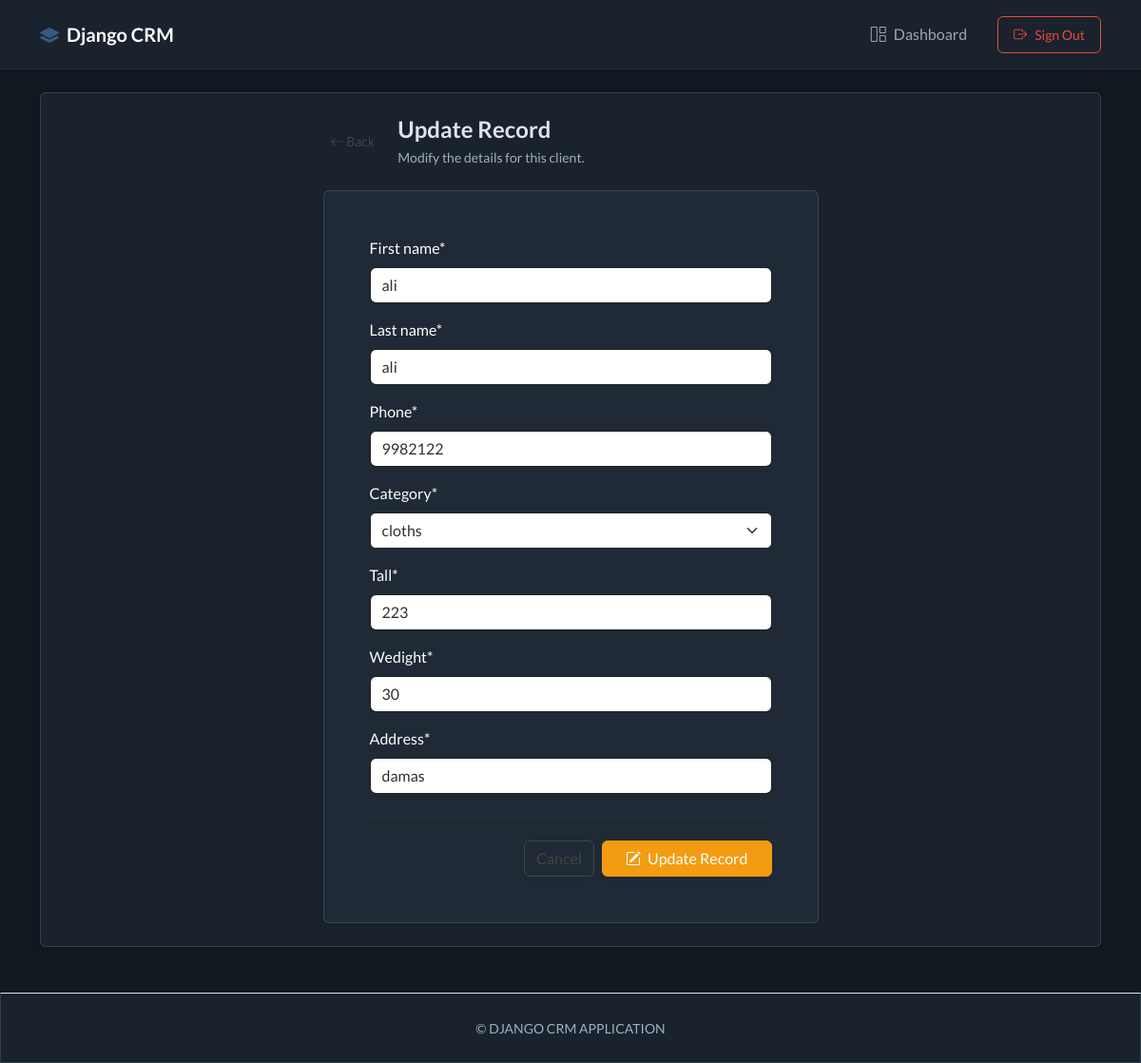
Page /update/10 (signed in) on the committed database.
### webapp/models.py (models this page shows, shortened)
class Record(models.Model):
    user = models.ForeignKey(User, on_delete=models.CASCADE, null=True, blank=True)
    first_name = models.CharField(max_length=250)
    last_name = models.CharField(max_length=250)
    Category = models.ForeignKey(Category, on_delete=models.CASCADE)
    phone= models.IntegerField()
    tall = models.IntegerField()
    wedight = models.IntegerField()
    address = models.CharField(max_length=500)
    create_at = models.DateField(auto_now_add=True)

### webapp/views.py (the view)
# urls.py: path('update/<int:record_id>',views.update_record, name = 'update_record'),
def update_record(request,record_id):
    record = get_object_or_404(Record,id=record_id,user=request.user)#جبلي الجدول صاحب الأي دي هذا
    form = CreateRecordForm(instance=record)
    if request.method == 'POST':
        form = CreateRecordForm(request.POST,instance=record)
        if form.is_valid():
            form.save()
            messages.success(request, "Record updated successfully ✏️")
            return redirect('dashboard')
    return render(request, 'web/update-record.html',{'form' : form})

### webapp/forms.py
class CreateRecordForm(forms.ModelForm):
    class Meta:
        model = Record
        fields  = ['first_name','last_name','phone','Category','tall','wedight','address']

### webapp/models.py (called while the page is built)
    def __str__(self):
        return self.name

### templates/web/update-record.html (shortened to what this page needs)
{% extends "base.html" %}
{% load crispy_forms_tags %}
{% block content %}
<div class="row justify-content-center">
    <div class="col-md-8 col-lg-6">
        <div class="d-flex align-items-center mb-4">
            <a href="{% url 'dashboard' %}" class="btn btn-outline-secondary btn-sm me-3 border-0 transition-all">
                <i class="bi bi-arrow-left"></i> Back
            </a>
            <div>
                <h2 class="h4 mb-0 fw-bold">Update Record</h2>
                <p class="text-soft mb-0 mt-1 small">Modify the details for this client.</p>
            </div>
        </div>
        <div class="card shadow-sm border-secondary border-opacity-25 crm-surface-soft">
            <div class="card-body p-4 p-md-5">
                <form method="POST" autocomplete="off">
                    {{ form|crispy }}
                    <div class="d-flex justify-content-end gap-2 mt-4 pt-4 border-top border-secondary border-opacity-25">
                        <a href="{% url 'dashboard' %}" class="btn btn-outline-secondary shadow-sm">Cancel</a>
                        <button type="submit" class="btn btn-warning shadow-sm px-4">
                            <i class="bi bi-pencil-square me-1"></i> Update Record
                        </button>
                    </div>
                </form>
            </div>
        </div>
    </div>
</div>
{% endblock %}

### templates/base.html (style rules this page uses)
:root { --crm-bg: #121820; --crm-surface: #19222d; --crm-surface-soft: #1f2a36; --crm-border: rgba(146, 164, 182, 0.22); --crm-text-soft: #9eb0c2; }
body { background: var(--crm-bg); color: #dce5ee; }
.crm-surface-soft { background: var(--crm-surface-soft); border-color: var(--crm-border) !important; }
.text-soft { color: var(--crm-text-soft) !important; }
.btn { transition: transform 250ms ease, box-shadow 250ms ease, background-color 250ms ease, border-color 250ms ease; }

### templates/parts/navbar.html (style rules this page uses)
.transition-all { transition: all 0.2s ease-in-out; }

### rows in the picture
Record: first_name "ali", last_name "ali", phone "9982122", Category "cloths", tall "223", wedight "30", address "damas"
